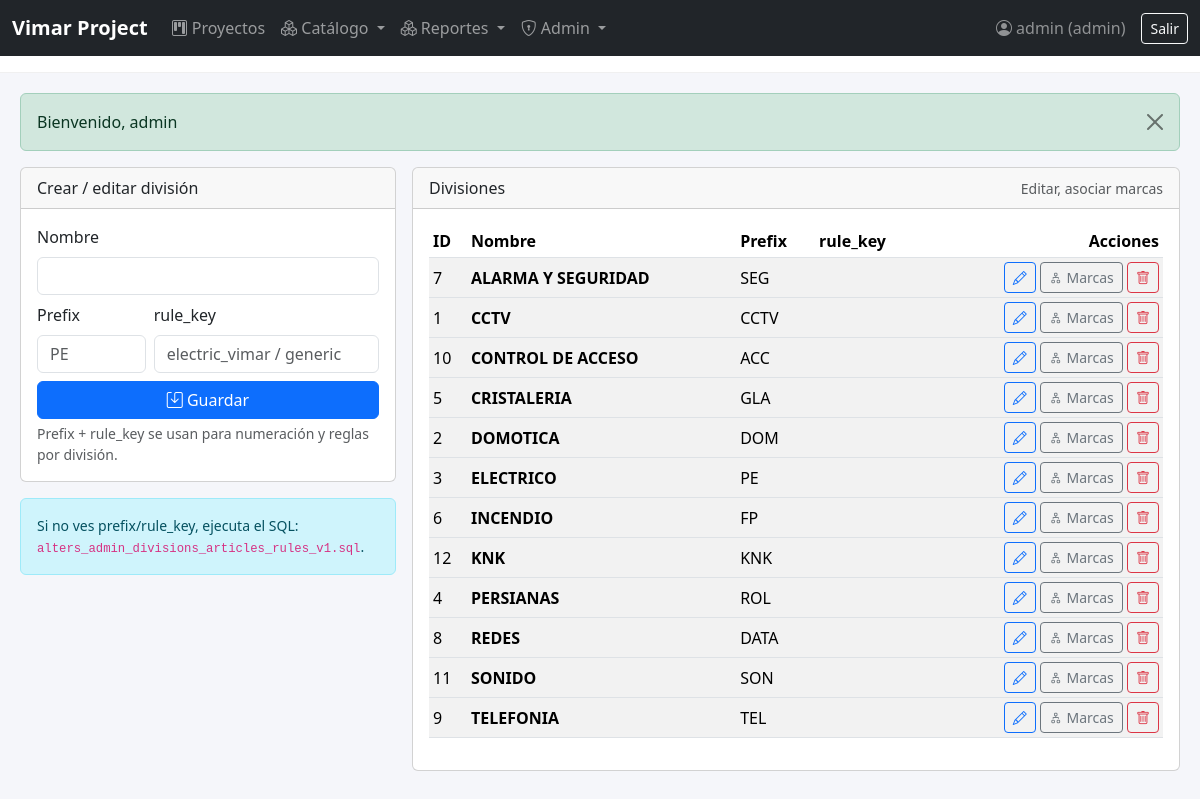
/index.php?page=divisions (signed in), run on the app's committed database.
### tables this page shows
CREATE TABLE `divisions` (
  `id` int(11) NOT NULL,
  `name` varchar(120) NOT NULL,
  `prefix` varchar(10) NOT NULL
);

### includes/db.php (called while the page is built, shortened)
<?php
function db_connect(): PDO {
    static $pdo = null;
    if ($pdo === null) {
        $dsn = 'mysql:host='.DB_HOST.';dbname='.DB_NAME.';charset=utf8mb4';
        $opts = [
          PDO::ATTR_ERRMODE => PDO::ERRMODE_EXCEPTION,
          PDO::ATTR_DEFAULT_FETCH_MODE => PDO::FETCH_ASSOC,
        ];
        $pdo = new PDO($dsn, DB_USER, DB_PASS, $opts);
    }
    return $pdo;
}
function db_query(string $sql, array $params=[]): PDOStatement {
    $st = db_connect()->prepare($sql);
    $st->execute($params);
    return $st;
}

### includes/helpers_safe.php (called while the page is built)
<?php
function safe_table_exists(string $table): bool {
  try {
    $st = db_query("SHOW TABLES LIKE ?", [$table]);
    return (bool)$st->fetch();
  } catch (Throwable $e) { return false; }
}

### includes/functions.php (called while the page is built, shortened)
<?php
require_once __DIR__.'/db.php';
function h($v){return htmlspecialchars((string)$v,ENT_QUOTES,'UTF-8');}

### views/divisions/list.php (the view, shortened to what this page needs)
<?php
require_once __DIR__ . '/../../includes/functions.php';
require_once __DIR__ . '/../../includes/helpers_safe.php';
$divisions = safe_table_exists('divisions') ? db_query("SELECT * FROM divisions ORDER BY name")->fetchAll() : [];
include __DIR__ . '/../layout/header.php';
?>
<div class="row g-3">
  <div class="col-lg-4">
    <div class="card">
      <div class="card-header">Crear / editar división</div>
      <div class="card-body">
        <form method="post" class="row g-2">
          <div class="col-12">
            <label class="form-label">Nombre</label>
            <input class="form-control" name="name" id="div_name" required>
          </div>
          <div class="col-md-4">
            <label class="form-label">Prefix</label>
            <input class="form-control" name="prefix" id="div_prefix" placeholder="PE">
          </div>
          <div class="col-md-8">
            <label class="form-label">rule_key</label>
            <input class="form-control" name="rule_key" id="div_rule" placeholder="electric_vimar / generic">
          </div>
          <div class="col-12 d-grid">
            <button class="btn btn-primary"><i class="bi bi-save"></i> Guardar</button>
          </div>
          <div class="form-text">Prefix + rule_key se usan para numeración y reglas por división.</div>
        </form>
      </div>
    </div>
    <div class="alert alert-info mt-3 small">
      Si no ves prefix/rule_key, ejecuta el SQL: <code>alters_admin_divisions_articles_rules_v1.sql</code>.
    </div>
  </div>
  <div class="col-lg-8">
    <div class="card">
      <div class="card-header d-flex justify-content-between align-items-center">
        <span>Divisiones</span>
        <span class="text-muted small">Editar, asociar marcas</span>
      </div>
      <div class="card-body">
        <?php if(!$divisions): ?>
          <div class="text-muted">No hay divisiones.</div>
        <?php else: ?>
        <div class="table-responsive">
          <table class="table table-sm table-striped align-middle">
            <thead>
              <tr>
                <th>ID</th><th>Nombre</th><th>Prefix</th><th>rule_key</th><th class="text-end" style="width:240px">Acciones</th>
              </tr>
            </thead>
            <tbody>
              <?php foreach($divisions as $d): ?>
              <tr id="map<?=h($d['id'])?>">
                <td><?=h($d['id'])?></td>
                <td class="fw-semibold"><?=h($d['name'])?></td>
                <td><?=h($d['prefix'] ?? '')?></td>
                <td><code><?=h($d['rule_key'] ?? '')?></code></td>
                <td class="text-end">
                  <button class="btn btn-sm btn-outline-primary" type="button"
                    onclick="fillDiv(<?= (int)$d['id'] ?>, <?= json_encode($d['name']) ?>, <?= json_encode($d['prefix'] ?? '') ?>, <?= json_encode($d['rule_key'] ?? '') ?>)">
                    <i class="bi bi-pencil"></i>
                  </button>
                  <button class="btn btn-sm btn-outline-secondary" type="button" data-bs-toggle="collapse" data-bs-target="#brands<?=h($d['id'])?>">
                    <i class="bi bi-diagram-2"></i> Marcas
                  </button>
                  <form method="post" class="d-inline" onsubmit="return confirm('¿Eliminar división?');">
                    <button class="btn btn-sm btn-outline-danger"><i class="bi bi-trash"></i></button>
                  </form>
                </td>
              </tr>
              <?php endforeach; ?>
            </tbody>
          </table>
        </div>
        <?php endif; ?>
      </div>
    </div>
  </div>
</div>
<?php include __DIR__ . '/../layout/footer.php'; ?>

### views/layout/header.php (style rules this page uses)
body { background:#f5f6fa; }
.table-sm th,.table-sm td { vertical-align:middle; }

### data on the page
divisions: id "7", name "ALARMA Y SEGURIDAD", prefix "SEG"
divisions: id "1", name "CCTV", prefix "CCTV"
divisions: id "10", name "CONTROL DE ACCESO", prefix "ACC"
divisions: id "5", name "CRISTALERIA", prefix "GLA"
divisions: id "2", name "DOMOTICA", prefix "DOM"
divisions: id "3", name "ELECTRICO", prefix "PE"
divisions: id "6", name "INCENDIO", prefix "FP"
divisions: id "12", name "KNK", prefix "KNK"
divisions: id "4", name "PERSIANAS", prefix "ROL"
divisions: id "8", name "REDES", prefix "DATA"
divisions: id "11", name "SONIDO", prefix "SON"
divisions: id "9", name "TELEFONIA", prefix "TEL"

### other printed values
$user['username'] "admin"
$user['role'] "admin"
$m "Bienvenido, admin"
